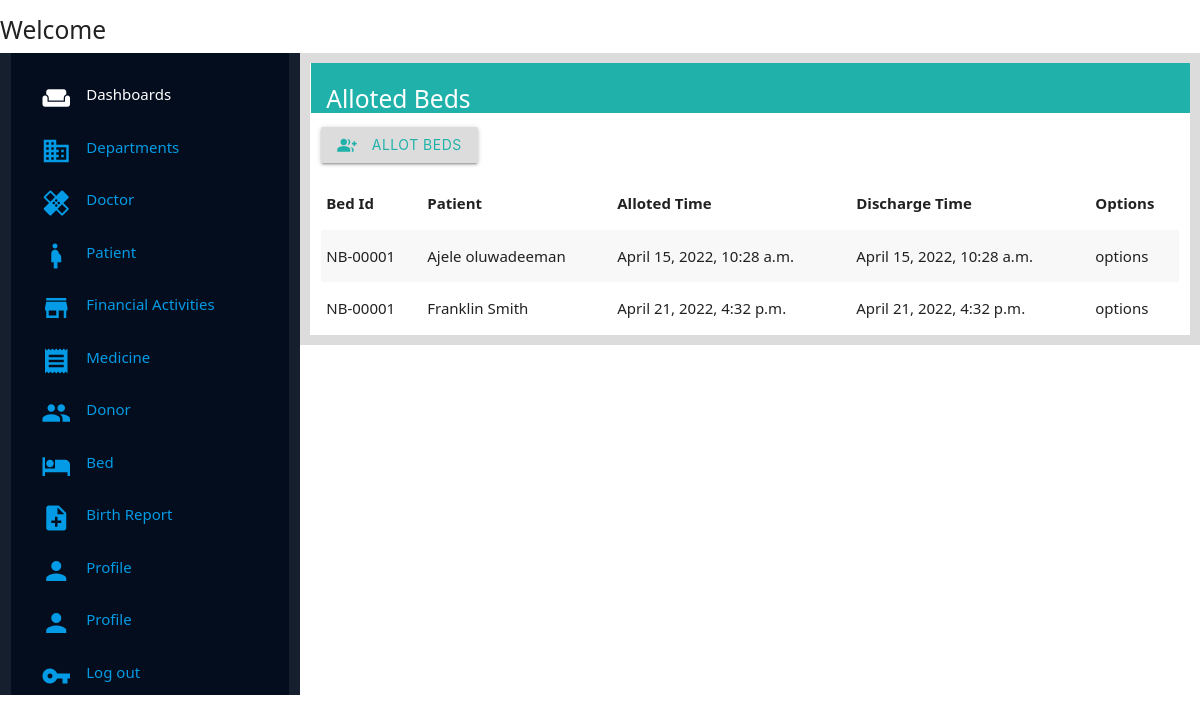
Page /management/beds/ (signed in) on the committed database.
### management/models.py (models this page shows, shortened)
class Alloted_Beds(models.Model):
    Bed_id = models.ForeignKey(Room,on_delete=models.CASCADE,null=True, blank=True)
    Alloted_patient = models.ForeignKey(Patient, on_delete=models.CASCADE)
    Alloted_time = models.DateTimeField(auto_now_add=True,null=True, blank=True)

class Room(models.Model):
    Room_location = models.CharField(max_length=250, null=True,blank=True)
    Room_ID = models.CharField(max_length=100, null=True, blank=True, unique=True)
    Room_availability = models.BooleanField(default=True)

class Patient(models.Model):
    Patient_id = models.CharField(unique=True, max_length=200, default="Please Update",null=True,blank=True)
    Patient_lastname = models.CharField(max_length=250,null=True, blank=True)
    Patient_firstname = models.CharField(max_length=250,null=True, blank=True)
    Patient_email_address = models.EmailField(max_length=250, null=True, blank=True, default="Null_provided@email.com")
    Patient_phone_number = models.CharField(max_length=120, null=True, blank=True)
    Patient_address = models.CharField(max_length=350,null=True,blank=True)
    Patient_doctor = models.ForeignKey(Doctor,on_delete=models.CASCADE, related_name="patient_doctor")
    Patient_blood_group = models.CharField(max_length=200, default="Please Update")
    Patient_blood_genotype = models.CharField(max_length=200, default="Please Update")
    Patient_age = models.IntegerField(null=True,blank=True)
    Patient_gender = models.CharField(max_length=25, choices=GENDER,default="UNDECIDED")
    Patient_room = models.ForeignKey(Room, on_delete=models.CharField, null=True, blank=True)

### management/views.py (the view)
# urls.py: path('beds/',views.beds_page, name="beds_page"),
@login_required(login_url=welcome_page)
def beds_page(request):
    alloted_beds = Alloted_Beds.objects.all()
    context = {
        'alloted_beds':alloted_beds
    }
    return render(request,'management/Pages/beds_page.html',context)

### management/templates/management/Pages/beds_page.html
{% extends 'management/index.html' %}
{% load static %}
{% block content %}
<div class="wrapper">
    <div class="title-holder">
        <h5 class="title">Alloted Beds</h5>
    </div>
    <div class="body-wrapper">
        <button class="btn add-btn"><i class="small material-icons left">group_add</i> Allot Beds</button>
    </div>
    <div class="display-list">
        <table class="striped">
        <thead>
          <tr>
              <th>Bed Id</th>
              <th>Patient</th>
              <th>Alloted Time</th>
              <th>Discharge Time</th>
              <th>Options</th>
          </tr>
        </thead>
        <tbody>
          {% for alloted_bed in alloted_beds %}
          <tr>
            <td>{{alloted_bed.Bed_id.Room_ID}}</td>
            <td>{{alloted_bed.Alloted_patient.Patient_lastname}} {{alloted_bed.Alloted_patient.Patient_firstname}}</td>
            <td>{{alloted_bed.Alloted_time}}</td>
            <td>{{alloted_bed.Alloted_time}}</td>
            <td>options</td>
          </tr>
          {% endfor %}
        </tbody>
      </table>
    </div>
</div>
{% endblock content %}

### management/static/management/css/style.css (style rules this page uses)
* { margin: 0; padding: 0; font-family:'Segoe UI', Tahoma, Geneva, Verdana, sans-serif; }
.title-holder { background-color: lightseagreen; height: 50px; color: white; margin-left: -10px; margin-right: -11px; padding-bottom: 10px; padding-top: 5px; padding-left: 1em; }
.add-btn { margin-top: 1em; margin-bottom: 1em; background-color: gainsboro; color: lightseagreen; }

### rows in the picture
Alloted_Beds: Bed_id.Room_ID "NB-00001", Alloted_patient.Patient_lastname "Ajele", Alloted_patient.Patient_firstname "oluwadeeman", Alloted_time "April 15, 2022, 10:28 a.m."
Alloted_Beds: Bed_id.Room_ID "NB-00001", Alloted_patient.Patient_lastname "Franklin", Alloted_patient.Patient_firstname "Smith", Alloted_time "April 21, 2022, 4:32 p.m."
